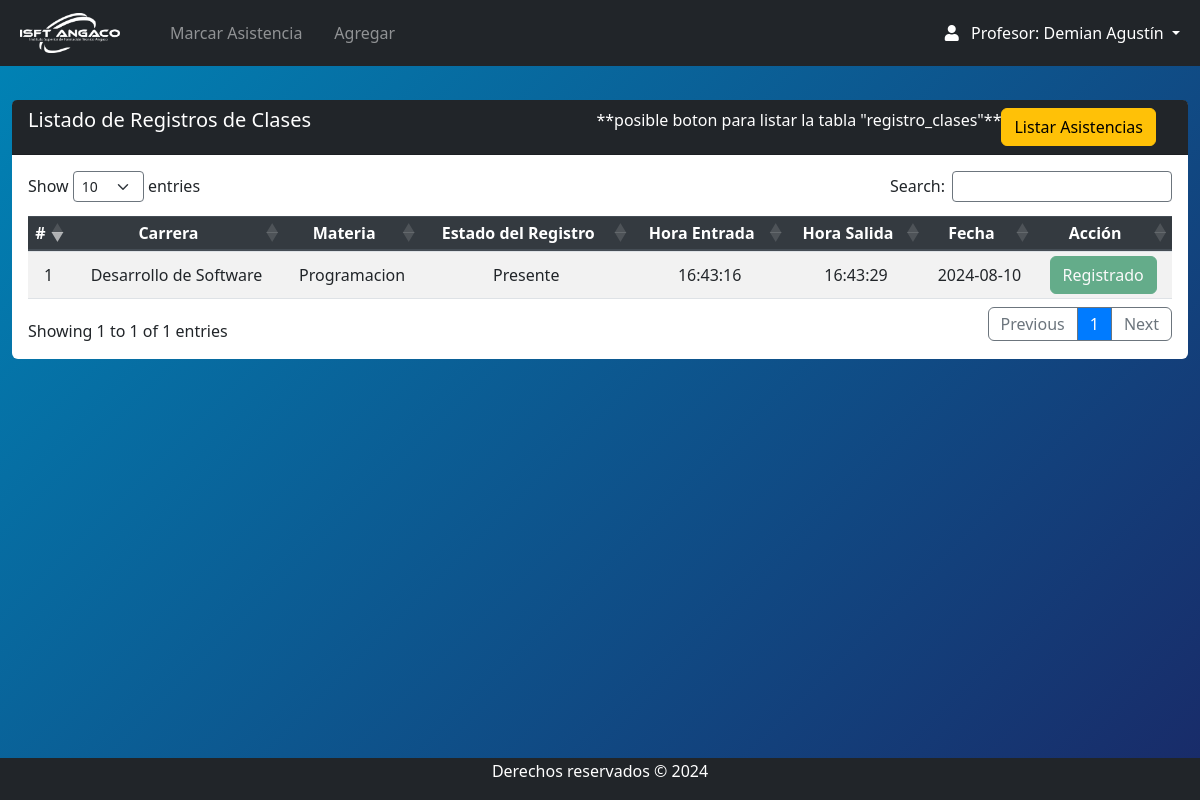
Screenshot of /Views/docente/listar_registros.php (signed in) with the database file from the repository.
### tables this page shows
CREATE TABLE `asignaturas` (
  `id` int(11) NOT NULL,
  `nombre` varchar(255) NOT NULL,
  `cantidaddehoras` int(11) NOT NULL,
  `FK_carrera` int(11) NOT NULL,
  `etapa` enum('Activo','Inactivo') DEFAULT 'Activo'
);

CREATE TABLE `carreras` (
  `id` int(11) NOT NULL,
  `nombre` varchar(255) NOT NULL,
  `descripcion` varchar(255) NOT NULL,
  `etapa` varchar(15) NOT NULL
);

CREATE TABLE `registro_clases` (
  `id` int(11) NOT NULL,
  `usuario_id` int(11) DEFAULT NULL,
  `carrera_id` int(11) DEFAULT NULL,
  `materia_id` int(11) DEFAULT NULL,
  `fecha` text NOT NULL,
  `hora_entrada` time NOT NULL,
  `hora_salida` time DEFAULT NULL,
  `etapa` enum('Activo','Inactivo') NOT NULL DEFAULT 'Activo'
);

### Views/docente/listar_registros.php (the view, shortened to what this page needs)
<?php
require 'navbar.php';
include('../../conn/connection.php');
$usuario_id = $_SESSION['id_usuario'];
function getMateriasAndCarreras($db, $usuario_id)
{
    $queryMaterias = "
        SELECT c.id AS carrera_id, c.nombre AS carrera_nombre, a.id AS materia_id, a.nombre AS materia_nombre
        FROM asignaturas a
        JOIN carreras c ON a.FK_carrera = c.id
        JOIN dicta d ON a.id = d.FKmateria
        WHERE d.usuario_id = :usuario_id
        AND a.etapa = 'Activo'
    ";
    $stmtMaterias = $db->prepare($queryMaterias);
    $stmtMaterias->bindParam(':usuario_id', $usuario_id, PDO::PARAM_INT);
    $stmtMaterias->execute();
    return $stmtMaterias->fetchAll(PDO::FETCH_ASSOC);
}
function getRegistros($db, $usuario_id)
{
    $queryRegistros = "
        SELECT carrera_id, materia_id, fecha, hora_entrada, hora_salida
        FROM registro_clases
        WHERE usuario_id = :usuario_id
    ";
    $stmtRegistros = $db->prepare($queryRegistros);
    $stmtRegistros->bindParam(':usuario_id', $usuario_id, PDO::PARAM_INT);
    $stmtRegistros->execute();
    return $stmtRegistros->fetchAll(PDO::FETCH_ASSOC);
}
$materias = getMateriasAndCarreras($db, $usuario_id);
$registros = getRegistros($db, $usuario_id);
$registrosMap = [];
foreach ($registros as $registro) {
    $key = $registro['carrera_id'] . '-' . $registro['materia_id'];
    $registrosMap[$key] = $registro;
}
?>
<section class="content mt-3">
    <div class="row m-auto">
        <div class="col-sm">
            <div class="card rounded-2 border-0">
                <div class="card-header bg-dark text-white pb-0">
                    <h5 class="d-inline-block">Listado de Registros de Clases</h5>
                    <a class="btn btn-warning float-right mb-2 mr-3" href="">Listar Asistencias</a>
                    <p class="float-right">**posible boton para listar la tabla "registro_clases"**</p>
                </div>
                <div class="card-body table-responsive">
                    <table id="example" class="table table-striped table-sm" style="width:100%">
                        <thead class="thead-dark">
                            <tr>
                                <th>#</th>
                                <th>Carrera</th>
                                <th>Materia</th>
                                <th>Estado del Registro</th>
                                <th>Hora Entrada</th>
                                <th>Hora Salida</th>
                                <th>Fecha</th>
                                <th>Acción</th>
                            </tr>
                        </thead>
                        <tbody>
                            <?php
                            $i = 1;
                            foreach ($materias as $materia) {
                                $key = $materia['carrera_id'] . '-' . $materia['materia_id'];
                                $registro = isset($registrosMap[$key]) ? $registrosMap[$key] : null;
                                $estado = $registro ? ($registro['hora_salida'] ? 'Presente' : 'Ausente') : 'No Registrado';
                                $hora_entrada = $registro ? $registro['hora_entrada'] : 'No Registrado';
                                $hora_salida = $registro ? $registro['hora_salida'] : 'No Registrado';
                                $fecha_salida = $registro ? $registro['fecha'] : 'No Registrado';
                            ?>
                            <tr>
                                <td><?php echo $i++; ?></td>
                                <td><?php echo htmlspecialchars($materia['carrera_nombre'], ENT_QUOTES, 'UTF-8'); ?></td>
                                <td><?php echo htmlspecialchars($materia['materia_nombre'], ENT_QUOTES, 'UTF-8'); ?></td>
                                <td><?php echo $estado; ?></td>
                                <td><?php echo htmlspecialchars($hora_entrada, ENT_QUOTES, 'UTF-8'); ?></td>
                                <td><?php echo htmlspecialchars($hora_salida, ENT_QUOTES, 'UTF-8'); ?></td>
                                <td><?php echo htmlspecialchars($fecha_salida, ENT_QUOTES, 'UTF-8'); ?></td>
                                <td class="text-center">
                                    <?php if (!$registro || !$registro['hora_salida']) { ?>
                                        <button class="btn btn-primary" data-bs-toggle="modal" data-bs-target="#mi-modal-<?php echo $materia['materia_id']; ?>">
                                            Asistencia
                                        </button>
                                    <?php } else { ?>
                                        <button class="btn btn-success" disabled role="button">Registrado</button>
                                    <?php } ?>
                                </td>
                            </tr>
                            <?php } ?>
                        </tbody>
                    </table>
                </div>
            </div>
        </div>
    </div>
</section>
<?php require 'footer.php'; ?>

### css/style.css (style rules this page uses)
body { position: relative; padding-bottom: 10px; min-height: 100vh; }
th, td { text-align: center !important; vertical-align: middle !important; }

### Views/docente/navbar.php (style rules this page uses)
body { background: linear-gradient(135deg,#0085b7, #192a68); }

### rows the page displays
asignaturas: FK_carrera.nombre "Desarrollo de Software", nombre "Programacion", estado "Presente", hora_entrada "16:43:16", hora_salida "16:43:29", fecha_salida "2024-08-10", shows "Registrado"

### other values shown
$_SESSION['nombre'] "Demian Agustín"
